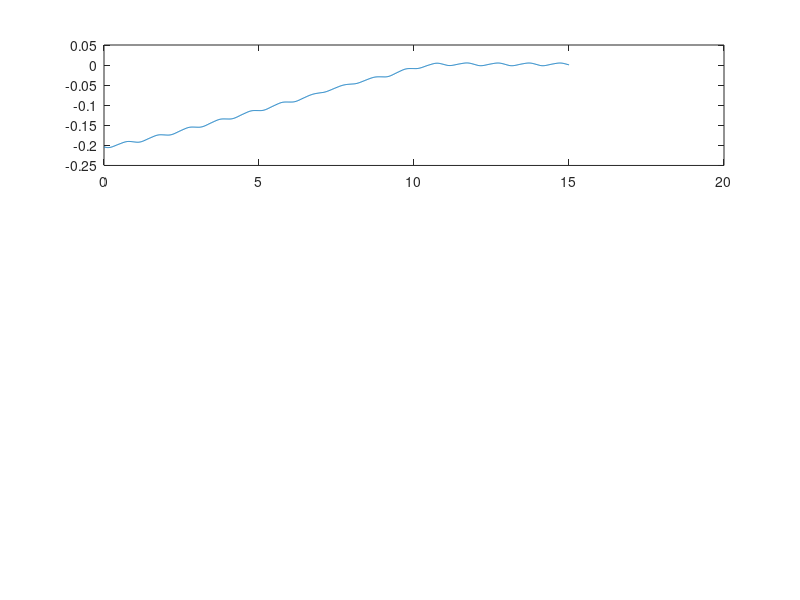

Write MATLAB code to recreate this figure. (Note: this script raises an error after producing the figure.)
%% Figures for controlled hover
addpath('../modules', '../sim_data', '../');
load('sim_QS_x_hover_control.mat');

h_x=figure;
for ii=1:3 
    subplot(3,1,ii);
    plot(t*WK.f,x(ii,:));
    hold on;
    plot(t*WK.f,des.x_fit{ii}(t), 'k');
    patch_downstroke(h_x,t*WK.f,Euler_R_dot);
end
xlabel('$t/T$','interpreter','latex');
subplot(3,1,2);
ylabel('$x$','interpreter','latex');
% print(h_x, 'hover_control_pos', '-depsc');

h_x_dot=figure;
for ii=1:3 
    subplot(3,1,ii);
    plot(t*WK.f,x_dot(ii,:));
    hold on;
    plot(t*WK.f,des.x_dot_fit{ii}(t), 'k');
    patch_downstroke(h_x_dot,t*WK.f,Euler_R_dot);
end
xlabel('$t/T$','interpreter','latex');
subplot(3,1,2);
ylabel('$\dot x$','interpreter','latex');
% print(h_x_dot, 'hover_control_vel', '-depsc');

h_err = figure;
subplot(3,1,1);
plot(t*WK.f, pos_err(1,:));
patch_downstroke(h_err,t*WK.f,Euler_R_dot);
subplot(3,1,2);
plot(t*WK.f, pos_err(2,:));
patch_downstroke(h_err,t*WK.f,Euler_R_dot);
ylabel('$\Delta x$','interpreter','latex');
subplot(3,1,3);
plot(t*WK.f, pos_err(3,:));
patch_downstroke(h_err,t*WK.f,Euler_R_dot);
